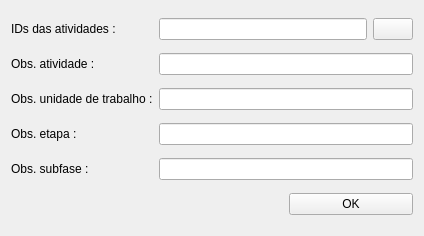
<?xml version="1.0" encoding="UTF-8"?>
<ui version="4.0">
 <class>Form</class>
 <widget class="QWidget" name="Form">
  <property name="geometry">
   <rect>
    <x>0</x>
    <y>0</y>
    <width>424</width>
    <height>236</height>
   </rect>
  </property>
  <property name="windowTitle">
   <string>Form</string>
  </property>
  <layout class="QGridLayout" name="gridLayout">
   <item row="0" column="0">
    <widget class="QLabel" name="label">
     <property name="text">
      <string>IDs das atividades :</string>
     </property>
    </widget>
   </item>
   <item row="0" column="1" colspan="2">
    <layout class="QHBoxLayout" name="horizontalLayout">
     <item>
      <widget class="QLineEdit" name="activity_id_le"/>
     </item>
     <item>
      <widget class="QPushButton" name="extract_field_btn">
       <property name="text">
        <string/>
       </property>
      </widget>
     </item>
    </layout>
   </item>
   <item row="1" column="0">
    <widget class="QLabel" name="label_2">
     <property name="text">
      <string>Obs. atividade :</string>
     </property>
    </widget>
   </item>
   <item row="1" column="1" colspan="2">
    <widget class="QLineEdit" name="obs_activity_le"/>
   </item>
   <item row="2" column="0">
    <widget class="QLabel" name="label_3">
     <property name="text">
      <string>Obs. unidade de trabalho :</string>
     </property>
    </widget>
   </item>
   <item row="2" column="1" colspan="2">
    <widget class="QLineEdit" name="obs_workspace_le"/>
   </item>
   <item row="3" column="0">
    <widget class="QLabel" name="label_4">
     <property name="text">
      <string>Obs. etapa :</string>
     </property>
    </widget>
   </item>
   <item row="3" column="1" colspan="2">
    <widget class="QLineEdit" name="obs_step_le"/>
   </item>
   <item row="4" column="0">
    <widget class="QLabel" name="label_5">
     <property name="text">
      <string>Obs. subfase :</string>
     </property>
    </widget>
   </item>
   <item row="4" column="1" colspan="2">
    <widget class="QLineEdit" name="obs_subfase_le"/>
   </item>
   <item row="5" column="0" colspan="2">
    <spacer name="horizontalSpacer">
     <property name="orientation">
      <enum>Qt::Horizontal</enum>
     </property>
     <property name="sizeHint" stdset="0">
      <size>
       <width>219</width>
       <height>20</height>
      </size>
     </property>
    </spacer>
   </item>
   <item row="5" column="2">
    <widget class="QPushButton" name="ok_btn">
     <property name="text">
      <string>OK</string>
     </property>
    </widget>
   </item>
  </layout>
 </widget>
 <resources/>
 <connections/>
</ui>
